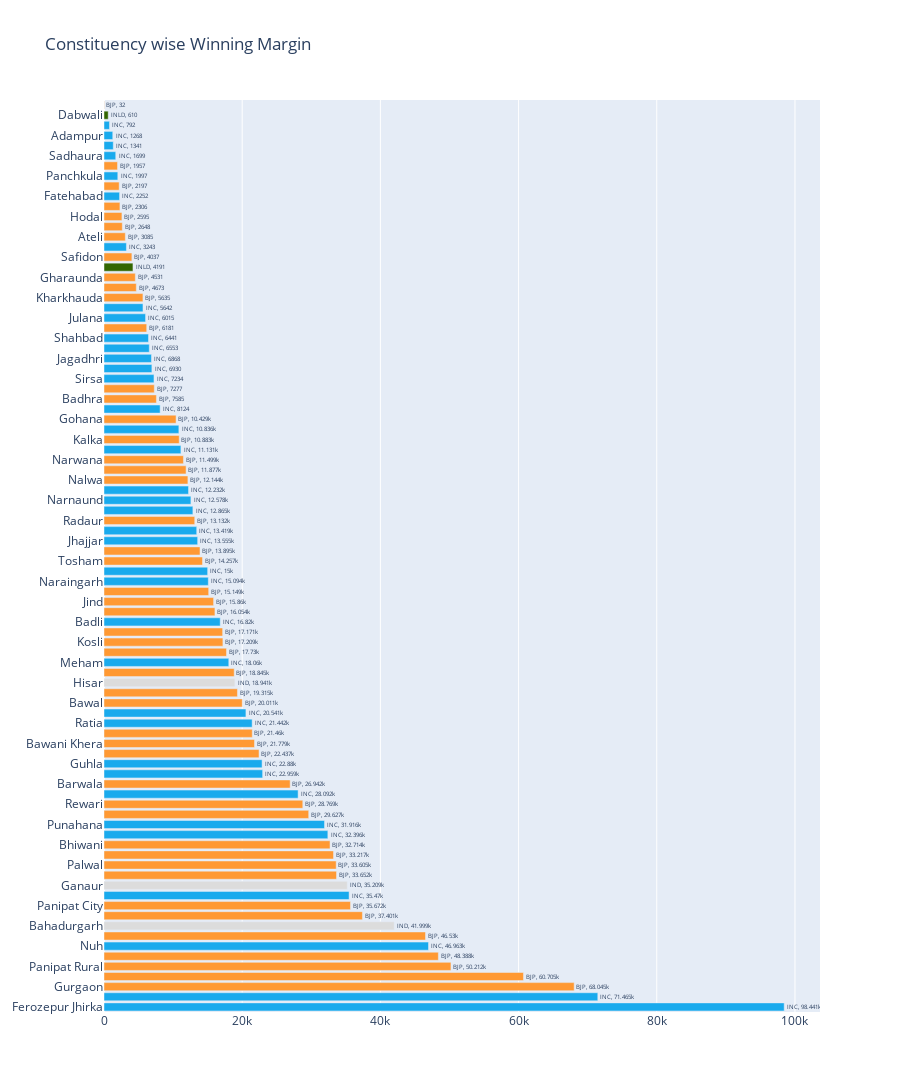

The cell this chart's notebook holds for it:
### Code cell
winner = result[result.Rank==1].sort_values(by='Margin', ascending=False)

fig = go.Figure()
fig.add_trace(go.Bar(x=winner['Margin'], y=winner['Constituency Name'],
                     orientation='h', marker_color=winner.Color,
                     text=winner[['Abb','Candidate']],texttemplate='%{text[0]}, %{x}', textposition='outside'))
fig.update_layout(title='Constituency wise Winning Margin', height=1500)

### Figure 1 — Plotly figure (JSON) as saved in the notebook; plotly's stock layout.template omitted (floating-point values rounded to 4 significant figures; data arrays with more than 128 entries replaced by an {"elided": "..."} marker saying what was removed)
{"data": [{"marker": {"color": ["#19AAED", "#19AAED", "#FF9933", "#FF9933", "#FF9933", "#FF9933", "#19AAED", "#FF9933", "#DCDCDC", "#FF9933", "#FF9933", "#19AAED", "#DCDCDC", "#FF9933", "#FF9933", "#FF9933", "#FF9933", "#19AAED", "#19AAED", "#FF9933", "#FF9933", "#19AAED", "#FF9933", "#19AAED", "#19AAED", "#FF9933", "#FF9933", "#FF9933", "#19AAED", "#19AAED", "#FF9933", "#FF9933", "#DCDCDC", "#FF9933", "#19AAED", "#FF9933", "#FF9933", "#FF9933", "#19AAED", "#FF9933", "#FF9933", "#FF9933", "#19AAED", "#19AAED", "#FF9933", "#FF9933", "#19AAED", "#19AAED", "#FF9933", "#19AAED", "#19AAED", "#19AAED", "#FF9933", "#FF9933", "#FF9933", "#19AAED", "#FF9933", "#19AAED", "#FF9933", "#19AAED", "#FF9933", "#FF9933", "#19AAED", "#19AAED", "#19AAED", "#19AAED", "#19AAED", "#FF9933", "#19AAED", "#19AAED", "#FF9933", "#FF9933", "#FF9933", "#336600", "#FF9933", "#19AAED", "#FF9933", "#FF9933", "#FF9933", "#FF9933", "#19AAED", "#FF9933", "#19AAED", "#FF9933", "#19AAED", "#19AAED", "#19AAED", "#19AAED", "#336600", "#FF9933"]}, "orientation": "h", "text": {"elided": "90x2 str values"}, "textposition": "outside", "texttemplate": "%{text[0]}, %{x}", "type": "bar", "x": [98441, 71465, 68045, 60705, 50212, 48388, 46963, 46530, 41999, 37401, 35672, 35470, 35209, 33652, 33605, 33217, 32714, 32396, 31916, 29627, 28769, 28092, 26942, 22959, 22880, 22437, 21779, 21460, 21442, 20541, 20011, 19315, 18941, 18845, 18060, 17730, 17209, 17171, 16820, 16054, 15860, 15149, 15094, 15000, 14257, 13895, 13555, 13419, 13132, 12865, 12578, 12232, 12144, 11877, 11499, 11131, 10883, 10836, 10429, 8124, 7585, 7277, 7234, 6930, 6868, 6553, 6441, 6181, 6015, 5642, 5635, 4673, 4531, 4191, 4037, 3243, 3085, 2648, 2595, 2306, 2252, 2197, 1997, 1957, 1699, 1341, 1268, 792, 610, 32], "y": ["Ferozepur Jhirka", "Garhi Sampla-Kiloi", "Gurgaon", "Badshahpur", "Panipat Rural", "Faridabad", "Nuh", "Pataudi", "Bahadurgarh", "Tigaon", "Panipat City", "Beri", "Ganaur", "Karnal", "Palwal", "Faridabad NIT", "Bhiwani", "Hathin", "Punahana", "Sonipat", "Rewari", "Uklana", "Barwala", "Kalanwali", "Guhla", "Yamunanagar", "Bawani Khera", "Hansi", "Ratia", "Prithla", "Bawal", "Samalkha", "Hisar", "Nilokheri", "Meham", "Ballabgarh", "Kosli", "Narnaul", "Badli", "Ladwa", "Jind", "Indri", "Naraingarh", "Ellenabad", "Tosham", "Israna", "Jhajjar", "Kalayat", "Radaur", "Mulana", "Narnaund", "Kalanaur", "Nalwa", "Sohna", "Narwana", "Ambala City", "Kalka", "Tohana", "Gohana", "Kaithal", "Badhra", "Ambala Cantonment", "Sirsa", "Nangal Chaudhry", "Jagadhri", "Pehowa", "Shahbad", "Badkhal", "Julana", "Baroda", "Kharkhauda", "Rai", "Gharaunda", "Rania", "Safidon", "Thanesar", "Ateli", "Mahendragarh", "Hodal", "Assandh", "Fatehabad", "Pundri", "Panchkula", "Dadri", "Sadhaura", "Rohtak", "Adampur", "Loharu", "Dabwali", "Uchana Kalan"]}], "layout": {"height": 1500, "title": {"text": "Constituency wise Winning Margin"}}}
